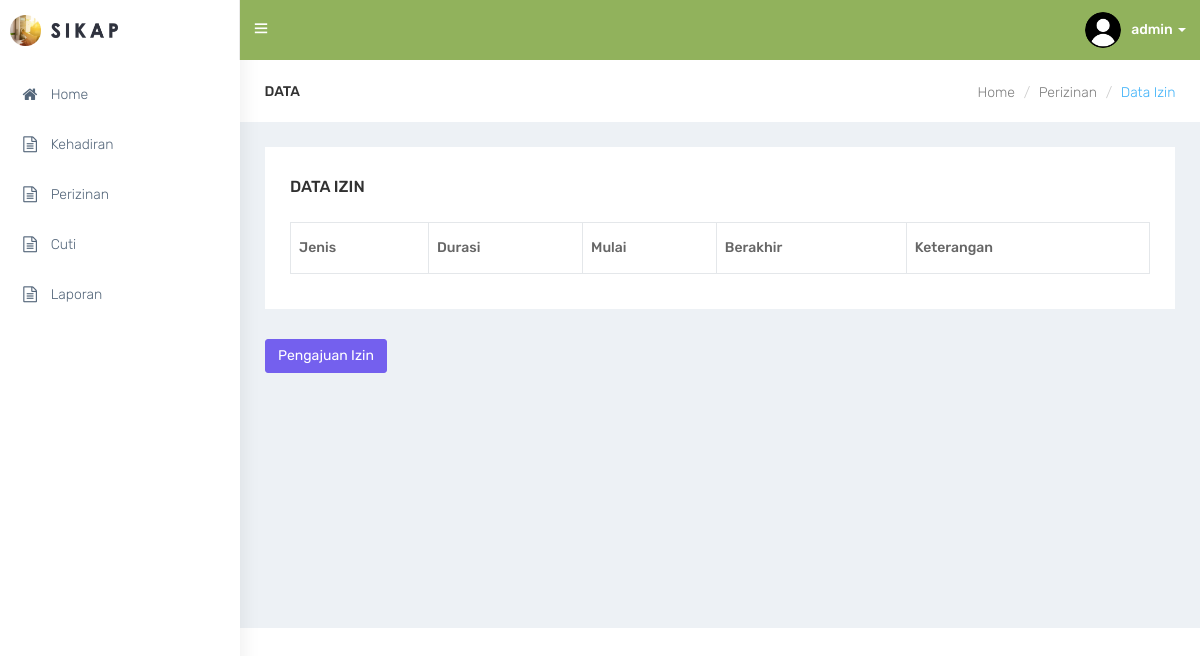
/izin (signed in), run on an earlier commit of the app's database.
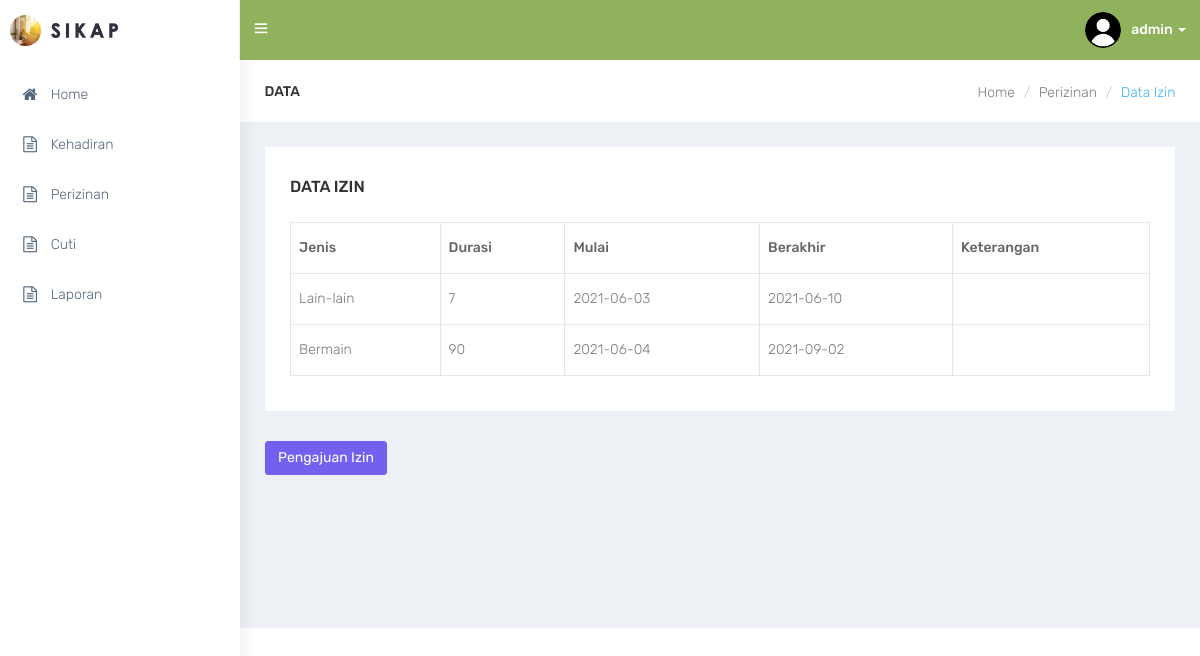
And on a later commit of the database.
### tables this page shows
CREATE TABLE `izin` (
  `id` int(11) NOT NULL,
  `us_id` int(11) NOT NULL,
  `jenis_izin` int(11) NOT NULL,
  `jenis_izin_val` varchar(100) NOT NULL,
  `durasi` varchar(3) NOT NULL,
  `izin_start` varchar(10) DEFAULT NULL,
  `izin_end` varchar(10) DEFAULT NULL,
  `keterangan` text NOT NULL
);

### izin.php (the view)
<div id="page-wrapper">
    <div class="container-fluid">
        <div class="row bg-title">
            <div class="col-lg-3 col-md-4 col-sm-4 col-xs-12">
                <h4 class="page-title">Data</h4>
            </div>
            <div class="col-lg-9 col-sm-8 col-md-8 col-xs-12">
                <ol class="breadcrumb">
                    <li><a href="index">Home</a></li>
                    <li><a href="izin">Perizinan</a></li>
                    <li class="active">Data Izin</li>
                </ol>
            </div>
        </div>
        <div class="row">
            <div class="col-sm-12">
                <div class="white-box">
                    <h3 class="box-title m-b-0">Data Izin</h3><br>
                    <div class="row">
                        <div class="col-sm-12 col-xs-12">
                            <div class="table-responsive">
                                <table class="table table-bordered" id="table_id">
                                    <thead>
                                        <tr>
                                            <th>Jenis</th>
                                            <th>Durasi</th>
                                            <th>Mulai</th>
                                            <th>Berakhir</th>
                                            <th>Keterangan</th>
                                        </tr>
                                    </thead>
                                    <tbody>
                                        <?php
                                        $sql = "SELECT * FROM izin WHERE us_id=" . $_SESSION['id'];
                                        $result = $conn->query($sql);
                                        while ($row = $result->fetch()) {
                                                echo "<tr><td>" . $row['jenis_izin_val'] . "</td>" .
                                                "<td>" . $row['durasi'] . "</td>" .
                                                "<td>" . $row['izin_start'] . "</td>" .
                                                "<td>" . $row['izin_end'] . "</td>" .
                                                "<td>" . $row['keterangan'] . "</td> </tr>";
                                        }
                                        ?>
                                    </tbody>
                                </table>
                    </div>
                        </div>
                    </div>
                </div>
            </div>
        </div>
            <a href="izin-add"><button type="button" class="btn btn-primary">Pengajuan Izin</button></a>
    </div>
</div>

What changed in the data, as far as the page shows it:
added izin: jenis_izin_val "Lain-lain", durasi "7", izin_start "2021-06-03", izin_end "2021-06-10"
added izin: jenis_izin_val "Bermain", durasi "90", izin_start "2021-06-04", izin_end "2021-09-02"
